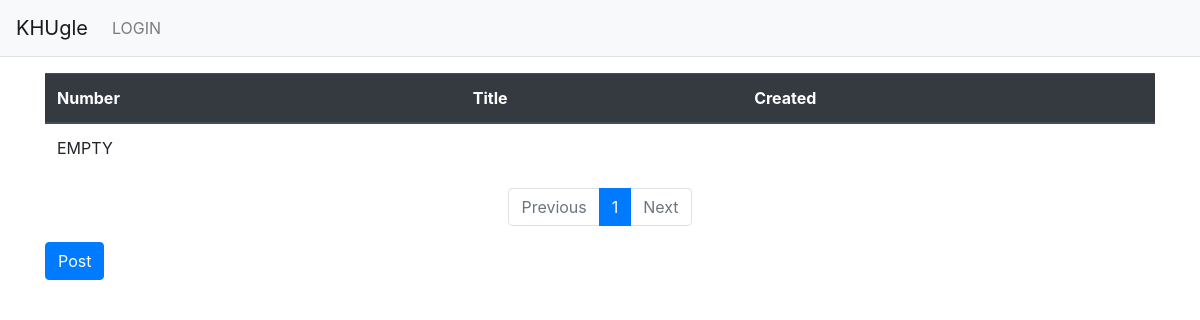
The app's page /KHUgle/, older data.
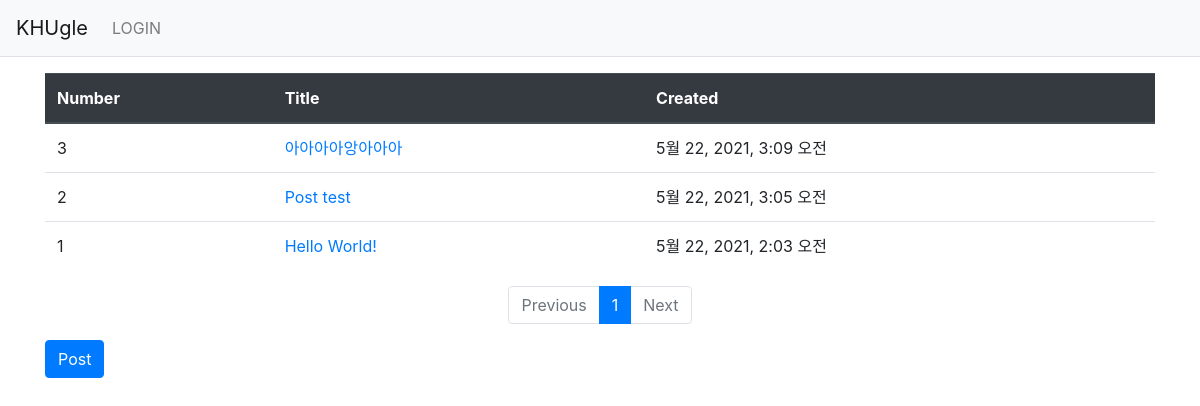
The same page, newer data.
### KHUgle/models.py (models this page shows, shortened)
class Post(models.Model):
    title = models.CharField(max_length=144)
    content = models.TextField()
    created_at = models.DateTimeField(auto_now_add=True)
    updated_at = models.DateTimeField(auto_now=True)

### KHUgle/views.py (the view)
# urls.py: path('', views.index, name='index'),                      #KHUgle의 인덱스 페이지 --> view로 매핑
def index(request):
    page = request.GET.get('page', '1')             # 페이지
    post_list = Post.objects.order_by('-created_at')  #post_list는 생성 시간 역순 정렬
    paginator = Paginator(post_list, 10)            # 페이지에 10개씩 묶기
    page_obj = paginator.get_page(page)
    context = {'post_list': page_obj}               # page_obj를 불러오기
    return render(request, 'KHUgle/post_list.html', context)   #해당 html를 불러오며 context 전송

### KHUgle/templatetags/KHUgle_filter.py (called while the page is built)
@register.filter
def sub(value, arg):
    return value - arg

### templates/KHUgle/post_list.html
{% extends 'Base/base.html' %}
{% load KHUgle_filter %}
{% block content %}
<div class="container my-3">
    <table class="table">
        <thead>
        <tr class="thead-dark">
            <th>Number</th>
            <th>Title</th>
            <th>Created</th>
        </tr>
        </thead>
        <tbody>
        {% if post_list %}
        {% for post in post_list %}
        <tr>
            <td>{{ post_list.paginator.count|sub:post_list.start_index|sub:forloop.counter0|add:1 }}</td>
            <td>
                <a href="{% url 'KHUgle:detail' post.id %}">{{ post.title }}</a>
            </td>
            <td>{{ post.created_at }}</td>
        </tr>
        {% endfor %}
        {% else %}
        <tr>
            <td colspan="3">EMPTY</td>
        </tr>
        {% endif %}
        </tbody>
    </table>
    <ul class="pagination justify-content-center">
        {% if post_list.has_previous %}
        <li class="page-item">
            <a class="page-link" href="?page={{ post_list.previous_page_number }}">Previous</a>
        </li>
        {% else %}
        <li class="page-item disabled">
            <a class="page-link" tabindex="-1" aria-disabled="true" href="#">Previous</a>
        </li>
        {% endif %}
        {% for page_number in post_list.paginator.page_range %}
        {% if page_number >= post_list.number|add:-5 and page_number <= post_list.number|add:5 %}
            {% if page_number == post_list.number %}
            <li class="page-item active" aria-current="page">
                <a class="page-link" href="?page={{ page_number }}">{{ page_number }}</a>
            </li>
            {% else %}
            <li class="page-item">
                <a class="page-link" href="?page={{ page_number }}">{{ page_number }}</a>
            </li>
            {% endif %}
        {% endif %}
        {% endfor %}
        {% if post_list.has_next %}
        <li class="page-item">
            <a class="page-link" href="?page={{ post_list.next_page_number }}">Next</a>
        </li>
        {% else %}
        <li class="page-item disabled">
            <a class="page-link" tabindex="-1" aria-disabled="true" href="#">Next</a>
        </li>
        {% endif %}
    </ul>
    <a href="{% url 'KHUgle:post_create' %}" class="btn btn-primary">Post</a>
</div>
{% endblock %}

### templates/Base/base.html (shortened to what this page needs)
{% load static %}
<!doctype html>
<html lang="ko">
<head>
    <link rel="stylesheet" type="text/css" href="{% static 'css/bootstrap.min.css' %}">
    <link rel="stylesheet" type="text/css" href="{% static 'css/style.css' %}">
</head>
<body>
{% include "Base/navbar.html" %}
{% block content %}
{% endblock %}
</body>
</html>

### templates/Base/navbar.html (shortened to what this page needs)
<nav class="navbar navbar-expand-lg navbar-light bg-light border-bottom">
    <a class="navbar-brand" href="{% url 'KHUgle:index' %}">KHUgle</a>
    <div class="collapse navbar-collapse flex-grow-0" id="navbarNav">
        <ul class="navbar-nav">
            <li class="nav-item ">
                <a class="nav-link" href="#">LOGIN</a>
            </li>
        </ul>
    </div>
</nav>

Row changes from the older to the newer data that the page shows:
added Post: paginator.count|sub "3", title "아아아아앙아아아", created_at "5월 22, 2021, 3:09 오전"
added Post: paginator.count|sub "2", title "Post test", created_at "5월 22, 2021, 3:05 오전"
added Post: paginator.count|sub "1", title "Hello World!", created_at "5월 22, 2021, 2:03 오전"
Text that changed along with them:
text no longer shown: "EMPTY"
